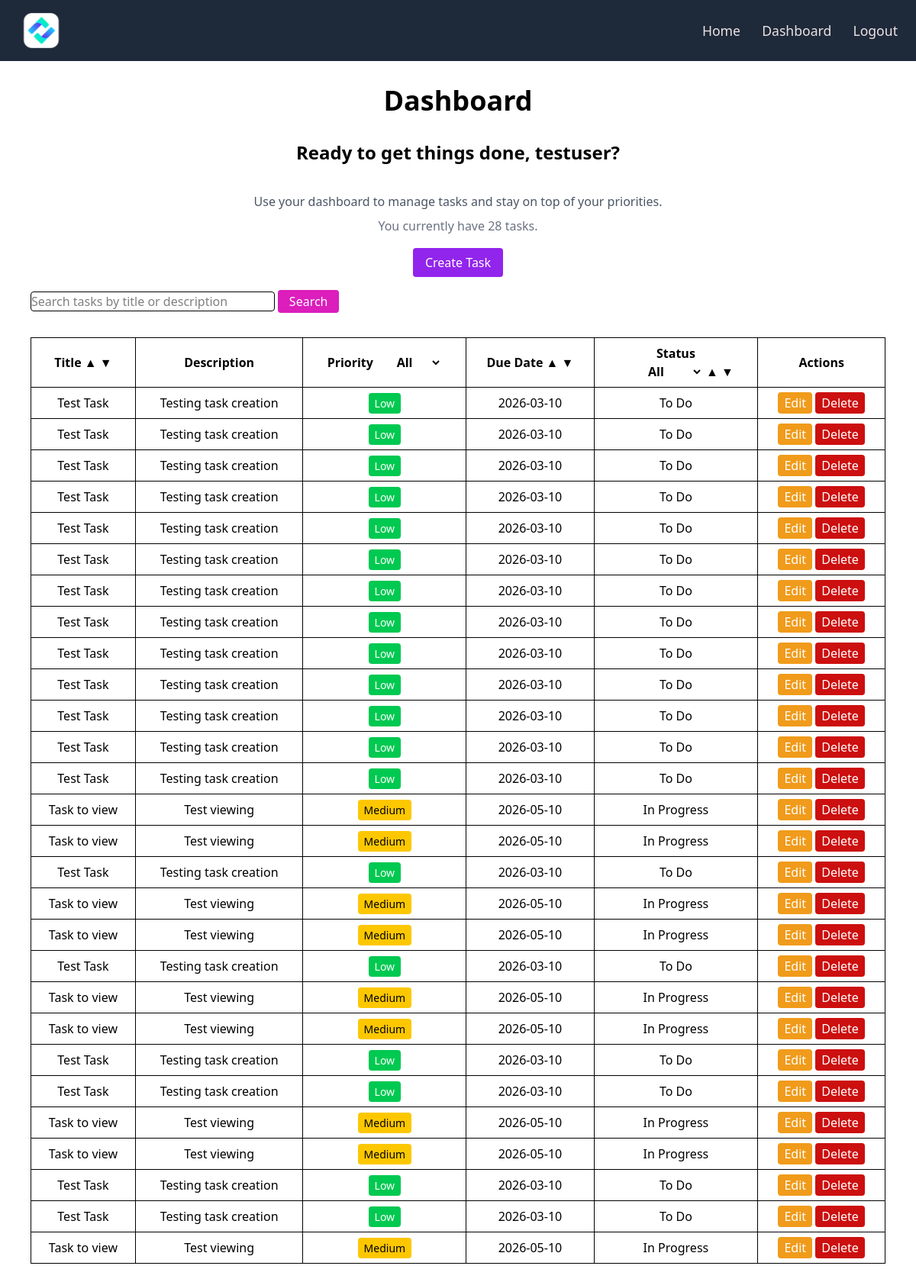
The page /tasks (signed in) on the database its author committed.
### app.py (models this page shows)
class User(db.Model, UserMixin):
    id = db.Column(db.Integer, primary_key=True)
    username = db.Column(db.String(20), unique=True, nullable=False)
    email = db.Column(db.String(50), unique=True, nullable=False)
    password = db.Column(db.String(50), nullable=False)

class Tasks(db.Model):
    id = db.Column(db.Integer, primary_key=True)
    user_id = db.Column(db.Integer, db.ForeignKey("user.id"), nullable=False)
    title = db.Column(db.String(100), nullable=False)
    description = db.Column(db.String(500))
    due_date = db.Column(db.Date, nullable=False)
    status = db.Column(
        db.String(20),
        CheckConstraint("status IN ('To Do', 'In Progress', 'Completed')"),
        nullable=False,
    )
    priority = db.Column(
        db.String(20),
        CheckConstraint("priority IN ('Low', 'Medium', 'High')"),
        nullable=False,
    )

### app.py (the view, shortened to what this page needs)
@app.route("/tasks", methods=["GET", "POST"])
@login_required  # user can only access if logged in
def tasks():
    tasks = Tasks.query.filter_by(user_id=current_user.id)
    status_query = request.args.get('status')
    priority_query = request.args.get('priority')
    if status_query:
        tasks = tasks.filter_by(status=status_query)
    if priority_query:
        tasks = tasks.filter_by(priority=priority_query)
    search_query = request.args.get("search")
    sort = request.args.get("sort")
    order = request.args.get("order", "asc")
    if sort == "title":
        if order == "desc":
            tasks = tasks.order_by(Tasks.title.desc())
        else:
            tasks = tasks.order_by(Tasks.title.asc())
    elif sort == "due_date":
        if order == "desc":
            tasks = tasks.order_by(Tasks.due_date.desc())
        else:
            tasks = tasks.order_by(Tasks.due_date.asc())
    elif sort == "status":
        if order == "desc":
            tasks = tasks.order_by(Tasks.status.desc())
        else:
            tasks = tasks.order_by(Tasks.status.asc())
    tasks = tasks.all()
    return render_template("tasks.html", tasks=tasks, username=current_user.username, search_query=search_query)

### app.py (called while the page is built)
@login_manager.user_loader
def load_user(user_id):
    return db.session.get(User, int(user_id))

### templates/tasks.html (shortened to what this page needs)
{% extends "base.html" %}
{% block content %}
<h1 class="text-4xl font-bold text-center mt-4 mb-8"> Dashboard </h1>
<div class="text-center mb-6">
 <h2 class="text-2xl font-bold text-center mt-6">
    Ready to get things done, {{ current_user.username }}?</h2>
 <br>
 <p class="text-center text-gray-600 mt-3">
    Use your dashboard to manage tasks and stay on top of your priorities.
 </p>
 <p class="text-center mt-2 text-gray-500">
    You currently have {{ tasks|length }} tasks.
 </p>
</div>
<div class="text-center mb-6">
    <a class="create" href="{{ url_for('create_task') }}"> Create Task </a>
</div>
{% if tasks|length == 0 %}
<div class="text-center text-gray-500 mt-10">
    {% if search_query %}
        <p class="text-center text-gray-500 mt-6">0 tasks found.</p>
        <div class="text-center pt-4">
         <a class="back-button" href="{{ url_for('tasks') }}">Back to Tasks</a>
        </div>
    {% else %}
        <p class="text-center text-gray-500 mt-6">You have 0 tasks.
            Create your first task!</p>
    {% endif %}
</div>
{% else %}
<div class="max-w-6xl mx-auto px-4 mt-6 flex justify-start">
 <form method="GET" action="/tasks">
   <input class="w-80 border rounded" type="text" name="search"
      placeholder="Search tasks by title or description">
   <button id="search" type="submit">Search</button>
 </form>
</div>
<div class="max-w-6xl mx-auto px-4 mt-8">
    <div class="overflow-x-auto">
     <table class="min-w-full border border-gray-300">
        <tr class="table-auto border-collapse border border-gray-300">
            <th>Title
                <a href="/tasks?sort=title&order=asc">▲</a>
                <a href="/tasks?sort=title&order=desc">▼</a>
            </th>
            <th>Description</th>
            <th>Priority
                <select class="text-center" onchange="location = this.value;">
                <option value="/tasks"
                {% if request.args.get('priority') is none %}selected{% endif %}>
                All
                </option>
            </th>
            <th>Due Date
                <a href="/tasks?sort=due_date&order=asc">▲</a>
                <a href="/tasks?sort=due_date&order=desc">▼</a>
            </th>
            <th> Status<br>
             <select class="text-center" onchange="location = this.value;">
                <option value="/tasks"
                {% if request.args.get('status') is none %}selected{% endif %}>
                All
                </option>
             </select>
              <a href="/tasks?sort=status&order=asc">▲</a>
              <a href="/tasks?sort=status&order=desc">▼</a>
            </th>
            <th>Actions</th>
        </tr>
        {% for task in tasks %}
        <tr class="table-auto border-collapse border border-gray-300">
            <td>{{ task.title }}</td>
            <td>{{ task.description }}</td>
            <td >
                {% if task.priority == "High" %}
                <span class="bg-red-500 text-white px-2 py-1 rounded text-sm">High</span>
                {% elif task.priority == "Medium" %}
                 <span class="bg-yellow-400 text-black px-2 py-1 rounded text-sm">Medium</span>
                {% else %}
                 <span class="bg-green-500 text-white px-2 py-1 rounded text-sm">Low</span>
                 {% endif %}
            </td>
            <td>{{ task.due_date }}</td>
            <td>{{ task.status }}</td>
            <td>
                <a id="edit" href="/tasks/{{task.id}}/edit">Edit</a>
                <a id="delete" href="/tasks/{{task.id}}/delete"
                onclick="return confirm('Are you sure you want to delete this task?');">
                Delete</a>
            </td>
        </tr>
        {% endfor %}
     </table>
    </div>
</div>
{% endif %}
{% endblock %}

### templates/base.html (shortened to what this page needs)
<!DOCTYPE html>
<html>
<head>
    <script src="https://cdn.jsdelivr.net/npm/@tailwindcss/browser@4"></script>
    <link rel="stylesheet" href="{{ url_for('static', filename='main.css') }}">
</head>
<body>
    <nav class="fixed top-0 left-0 w-full bg-gray-800 text-white p-4 z-50">
    <div class="flex justify-between items-center max-w-6xl mx-auto">
        <img src="{{ url_for('static', filename='logo.png') }}" alt="Logo" class="h-12 w-15">
        <div class="space-x-6">
            <a href="/" class="hover:text-gray-300">Home</a>
            {% if current_user.is_authenticated %}
                <a href="/tasks">Dashboard</a>
                <a href="/logout">Logout</a>
            {% else %}
                <a href="/login">Login</a>
                <a href="/register">Register</a>
            {% endif %}
        </div>
    </div>
    </nav>
    <br>
    <br>
    <br>
    <br>
    {% block content %}
    {% endblock %}
</body>
</html>

### static/main.css (style rules this page uses)
nav a { color: rgb(236, 226, 226); font-size: 1.1rem; text-decoration: none; position: relative; }
th, td { border: 1px solid black; padding: 0.5rem; text-align: center; }
.create { background-color: #9225eb; color: white; padding: 0.5rem 1rem; border-radius: 0.25rem; }
#search { background-color: #db1ebc; color: white; border-radius: 0.25rem; width: 80px; height: 30px; }
#edit { background-color: #f09b1b; color: white; padding: 0.2rem 0.5rem; border-radius: 0.25rem; }
#delete { background-color: #cc0f0f; color: white; padding: 0.2rem 0.5rem; border-radius: 0.25rem; }

### rows shown on the page
User: username "testuser"
Tasks: title "Test Task", description "Testing task creation", priority "Low", due_date "2026-03-10", status "To Do"
Tasks: title "Test Task", description "Testing task creation", priority "Low", due_date "2026-03-10", status "To Do"
Tasks: title "Test Task", description "Testing task creation", priority "Low", due_date "2026-03-10", status "To Do"
Tasks: title "Test Task", description "Testing task creation", priority "Low", due_date "2026-03-10", status "To Do"
Tasks: title "Test Task", description "Testing task creation", priority "Low", due_date "2026-03-10", status "To Do"
Tasks: title "Test Task", description "Testing task creation", priority "Low", due_date "2026-03-10", status "To Do"
Tasks: title "Test Task", description "Testing task creation", priority "Low", due_date "2026-03-10", status "To Do"
Tasks: title "Test Task", description "Testing task creation", priority "Low", due_date "2026-03-10", status "To Do"
Tasks: title "Test Task", description "Testing task creation", priority "Low", due_date "2026-03-10", status "To Do"
Tasks: title "Test Task", description "Testing task creation", priority "Low", due_date "2026-03-10", status "To Do"
Tasks: title "Test Task", description "Testing task creation", priority "Low", due_date "2026-03-10", status "To Do"
Tasks: title "Test Task", description "Testing task creation", priority "Low", due_date "2026-03-10", status "To Do"
Tasks: title "Test Task", description "Testing task creation", priority "Low", due_date "2026-03-10", status "To Do"
Tasks: title "Task to view", description "Test viewing", priority "Medium", due_date "2026-05-10", status "In Progress"
Tasks: title "Task to view", description "Test viewing", priority "Medium", due_date "2026-05-10", status "In Progress"
Tasks: title "Test Task", description "Testing task creation", priority "Low", due_date "2026-03-10", status "To Do"
Tasks: title "Task to view", description "Test viewing", priority "Medium", due_date "2026-05-10", status "In Progress"
Tasks: title "Task to view", description "Test viewing", priority "Medium", due_date "2026-05-10", status "In Progress"
Tasks: title "Test Task", description "Testing task creation", priority "Low", due_date "2026-03-10", status "To Do"
Tasks: title "Task to view", description "Test viewing", priority "Medium", due_date "2026-05-10", status "In Progress"
Tasks: title "Task to view", description "Test viewing", priority "Medium", due_date "2026-05-10", status "In Progress"
Tasks: title "Test Task", description "Testing task creation", priority "Low", due_date "2026-03-10", status "To Do"
Tasks: title "Test Task", description "Testing task creation", priority "Low", due_date "2026-03-10", status "To Do"
Tasks: title "Task to view", description "Test viewing", priority "Medium", due_date "2026-05-10", status "In Progress"
Tasks: title "Task to view", description "Test viewing", priority "Medium", due_date "2026-05-10", status "In Progress"
Tasks: title "Test Task", description "Testing task creation", priority "Low", due_date "2026-03-10", status "To Do"
Tasks: title "Test Task", description "Testing task creation", priority "Low", due_date "2026-03-10", status "To Do"
Tasks: title "Task to view", description "Test viewing", priority "Medium", due_date "2026-05-10", status "In Progress"

### other values the page prints
{{ tasks|length }} "28"
